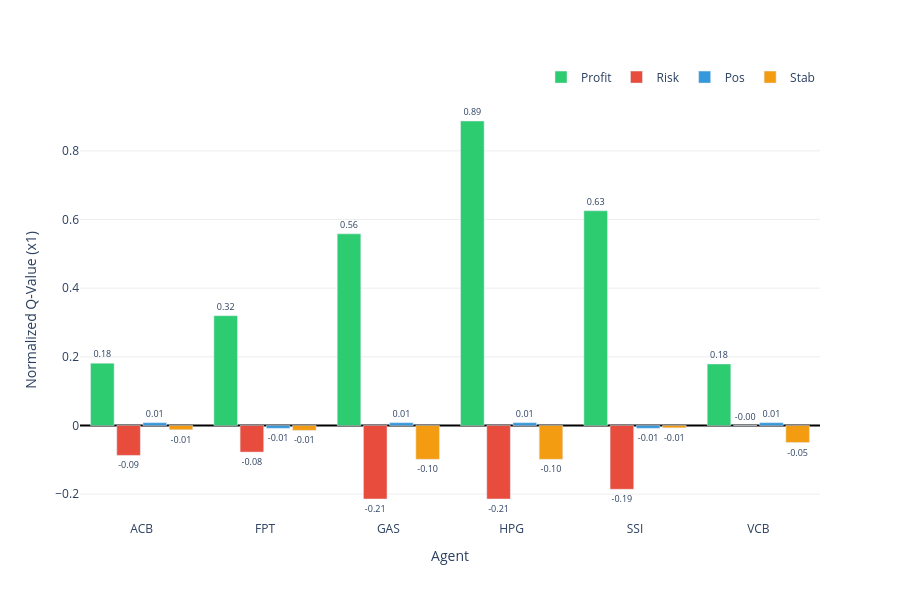

The notebook cell this image was saved under:
### Code cell
import plotly
import plotly.io as pio
import importlib.metadata as metadata
print("plotly renderer:", pio.renderers.default)

def plot_rdx_components_at_time_t(agents_data, time_index=0, components=['Profit', 'Risk', 'Pos', 'Stab'], scale=50):
    """
    Vẽ plot RDX tại 1 thời điểm t cụ thể, hiển thị 4 thành phần của hành động đã chọn.
    Mỗi agent có 4 cột (Profit, Risk, Pos, Stab) đặt cạnh nhau.
    
    Args:
        agents_data: dict chứa thông tin của từng agent
        time_index: int - chỉ số trong danh sách critical_indices (0 = điểm đầu tiên)
        components: list tên các thành phần ['Profit', 'Risk', 'Pos', 'Stab']
        scale: hệ số scale để hiển thị
    """
    import plotly.graph_objects as go
    
    colors = {
        'Profit': '#2ecc71',  # Xanh lá
        'Risk': '#e74c3c',    # Đỏ
        'Pos': '#3498db',     # Xanh dương
        'Stab': '#f39c12'     # Cam
    }
    
    # Chuẩn bị dữ liệu
    x_agents = []  # Tên agent
    x_components = []  # Tên component
    y_values = []
    colors_list = []
    
    # Thông tin để hiển thị
    agent_actions = {}  # Lưu hành động của mỗi agent
    
    # Tìm max Q để chuẩn hóa chung
    all_q = []
    for ticker, data in agents_data.items():
        critical_indices = data['critical_indices']
        if time_index < len(critical_indices):
            t = critical_indices[time_index]
            all_q.append(data['q_history'][t])
    
    all_q = np.array(all_q)
    max_abs_q = np.max(np.abs(all_q))
    if max_abs_q == 0: max_abs_q = 1
    
    print(f"Vẽ RDX tại điểm thời gian thứ {time_index + 1} (index={time_index})")
    print(f"Max Abs Q: {max_abs_q:.4f}\n")
    
    # Duyệt qua từng agent
    for ticker, data in agents_data.items():
        q_history = data['q_history']
        actions = data['actions']
        critical_indices = data['critical_indices']
        
        # Kiểm tra xem time_index có hợp lệ không
        if time_index >= len(critical_indices):
            print(f"⚠ {ticker}: time_index={time_index} vượt quá số điểm quan trọng ({len(critical_indices)})")
            continue
        
        # Lấy thời điểm t cụ thể
        t = critical_indices[time_index]
        act = actions[t]
        agent_actions[ticker] = act
        
        # print(f"{ticker}: t={t}, action={act:+}")
        
        # Chuẩn hóa Q-matrix
        q_mat = (q_history[t] / max_abs_q) * scale
        
        # Xác định index của hành động đã chọn
        idx_selected = act + 5  # Map [-5, 5] về [0, 10]
        vec_selected = q_mat[idx_selected]
        
        # Lấy giá trị của từng component
        for comp_idx, comp_name in enumerate(components):
            x_agents.append(ticker)
            x_components.append(comp_name)
            y_values.append(vec_selected[comp_idx])
            colors_list.append(colors[comp_name])
    
    # Tạo figure với grouped bar chart
    fig = go.Figure()
    
    # Vẽ bar cho từng component
    for comp_name in components:
        x_data = []
        y_data = []
        
        for i, (agent, comp) in enumerate(zip(x_agents, x_components)):
            if comp == comp_name:
                x_data.append(agent)
                y_data.append(y_values[i])
        
        fig.add_trace(
            go.Bar(
                x=x_data,
                y=y_data,
                name=comp_name,
                marker_color=colors[comp_name],
                text=[f'{v:.2f}' for v in y_data],
                textposition='outside',
                textfont=dict(size=9)
            )
        )
    
    # Tạo subtitle hiển thị hành động của mỗi agent
    action_text = " | ".join([f"{ticker}: {act:+}" for ticker, act in agent_actions.items()])
    
    # Cập nhật layout
    fig.update_layout(
        title=dict(
            # text=f"RDX Components at Critical Point #{time_index + 1}<br><sub>Actions: {action_text}</sub>",
            x=0.5,
            xanchor='center'
        ),
        height=600,
        plot_bgcolor='white',
        barmode='group',
        bargap=0.15,
        bargroupgap=0.1,
        showlegend=True,
        legend=dict(
            orientation="h",
            yanchor="bottom",
            y=1.02,
            xanchor="right",
            x=1
        ),
        xaxis=dict(
            title="Agent",
            showticklabels=True,
            tickangle=0
        ),
        yaxis=dict(
            title=f"Normalized Q-Value (x{scale})",
            showgrid=True,
            gridcolor='#eee',
            zeroline=True,
            zerolinewidth=2,
            zerolinecolor='black'
        )
    )
    
    return fig

# Chuẩn bị dữ liệu cho tất cả các agent
agents_data = {
    'ACB': {
        'q_history': q_values_history_ACB,
        'actions': actions_ACB,
        'critical_indices': index_list_ACB
    },
    'FPT': {
        'q_history': q_values_history_FPT,
        'actions': actions_FPT,
        'critical_indices': index_list_FPT
    },
    'GAS': {
        'q_history': q_values_history_GAS,
        'actions': actions_GAS,
        'critical_indices': index_list_GAS
    },
    'HPG': {
        'q_history': q_values_history_HPG,
        'actions': actions_HPG,
        'critical_indices': index_list_HPG
    },
    'SSI': {
        'q_history': q_values_history_SSI,
        'actions': actions_SSI,
        'critical_indices': index_list_SSI
    },
    'VCB': {
        'q_history': q_values_history_VCB,
        'actions': actions_VCB,
        'critical_indices': index_list_VCB
    }
}

# Gọi hàm vẽ tại điểm thời gian đầu tiên (time_index=0)
# Bạn có thể thay đổi time_index=1, 2, 3... để xem các điểm khác
fig = plot_rdx_components_at_time_t(agents_data, time_index=1, scale=1)

# Xuất hình ảnh
from pathlib import Path

output_dir = PROJECT_ROOT / "Graph+Pic"
output_dir.mkdir(parents=True, exist_ok=True)

output_path = output_dir / "ver2_RDX_components_comparison_t1.png"

fig.write_image(str(output_path), format="png", width=1400, height=600, scale=2)

print(f"\n✓ Đã xuất hình ảnh tại: {output_path}")


# Hiển thị figure
fig.show()

### Figure 1 — Plotly figure (JSON) as saved in the notebook; plotly's stock layout.template omitted (floating-point values rounded to 4 significant figures)
{"data": [{"marker": {"color": "#2ecc71"}, "name": "Profit", "text": ["0.18", "0.32", "0.56", "0.89", "0.63", "0.18"], "textfont": {"size": 9}, "textposition": "outside", "type": "bar", "x": ["ACB", "FPT", "GAS", "HPG", "SSI", "VCB"], "y": [0.1814, 0.3198, 0.5582, 0.8869, 0.6255, 0.1791]}, {"marker": {"color": "#e74c3c"}, "name": "Risk", "text": ["-0.09", "-0.08", "-0.21", "-0.21", "-0.19", "-0.00"], "textfont": {"size": 9}, "textposition": "outside", "type": "bar", "x": ["ACB", "FPT", "GAS", "HPG", "SSI", "VCB"], "y": [-0.08709, -0.0774, -0.2141, -0.2141, -0.1858, 0]}, {"marker": {"color": "#3498db"}, "name": "Pos", "text": ["0.01", "-0.01", "0.01", "0.01", "-0.01", "0.01"], "textfont": {"size": 9}, "textposition": "outside", "type": "bar", "x": ["ACB", "FPT", "GAS", "HPG", "SSI", "VCB"], "y": [0.008205, -0.008205, 0.008205, 0.008205, -0.008205, 0.008205]}, {"marker": {"color": "#f39c12"}, "name": "Stab", "text": ["-0.01", "-0.01", "-0.10", "-0.10", "-0.01", "-0.05"], "textfont": {"size": 9}, "textposition": "outside", "type": "bar", "x": ["ACB", "FPT", "GAS", "HPG", "SSI", "VCB"], "y": [-0.0125, -0.01429, -0.09852, -0.09852, -0.006888, -0.04959]}], "layout": {"bargap": 0.15, "bargroupgap": 0.1, "barmode": "group", "height": 600, "legend": {"orientation": "h", "x": 1, "xanchor": "right", "y": 1.02, "yanchor": "bottom"}, "plot_bgcolor": "white", "showlegend": true, "title": {"x": 0.5, "xanchor": "center"}, "xaxis": {"showticklabels": true, "tickangle": 0, "title": {"text": "Agent"}}, "yaxis": {"gridcolor": "#eee", "showgrid": true, "title": {"text": "Normalized Q-Value (x1)"}, "zeroline": true, "zerolinecolor": "black", "zerolinewidth": 2}}}
